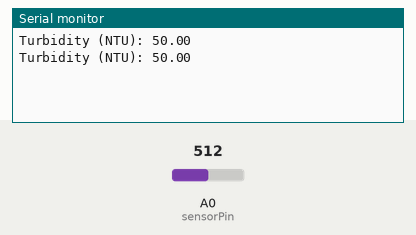
This sketch was run on a simulated Arduino Uno, built with avr-gcc and run on an emulated ATmega328P. Parts: the last lines printed to the serial monitor. Inputs (shaded band) come from the test bench; at power-on: A0 (sensorPin) = 512.

Above: at 1.8 s.
1.9 s: A0 (sensorPin) set to 716
At 2.5 s:
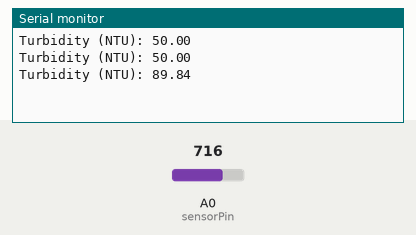
3.4 s: A0 (sensorPin) set to 900
At 4.8 s:
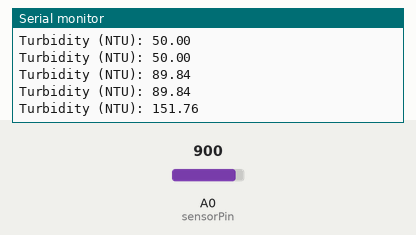
Timing chart, 0 to 6.4 s (numbered marks = the images above; inputs shaded):
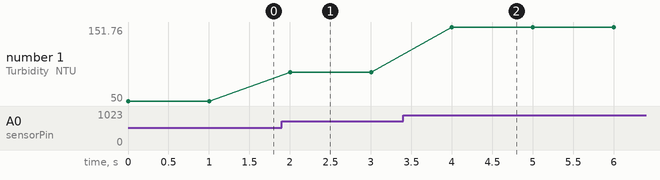

The sketch:

turbidity_sensor_test1.ino
```cpp
    /*
  modified on Sep 28, 2020
  Modified by MohammedDamirchi from Arduino Examples
  Home
*/


// the setup routine runs once when you press reset:
// void setup() {
//   // initialize serial communication at 9600 bits per second:
//   Serial.begin(9600);
// }

// // the loop routine runs over and over again forever:
// void loop() {
//   // read the input on analog pin 0:
//   int sensorValue = analogRead(A0);
//   // print out the value you read:
//   Serial.println(sensorValue);
//   delay(800);
//   }

const int sensorPin = A0;  // Analog pin connected to the turbidity sensor

// Calibration data points (customize based on your own calibration data)
const int numDataPoints = 5;
const int sensorReadings[numDataPoints] = {0, 256, 512, 768, 1023};
const float ntuValues[numDataPoints] = {0.0, 10.0, 50.0, 100.0, 200.0};

void setup() {
  Serial.begin(9600);  // Initialize serial communication
}

void loop() {
  // Read the analog value from the turbidity sensor
  int sensorValue = analogRead(sensorPin);

  // Convert the sensor reading to NTU
  float ntu = convertToNTU(sensorValue);

  // Print the turbidity value in NTU
  Serial.println("Turbidity (NTU): "+String(ntu));
  //Serial.println(ntu);

  delay(1000);  // Wait for 1 second before taking the next reading
}

// Function to convert sensor reading to NTU using linear interpolation
float convertToNTU(int sensorReading) {
  if (sensorReading <= sensorReadings[0])
    return ntuValues[0];
  else if (sensorReading >= sensorReadings[numDataPoints - 1])
    return ntuValues[numDataPoints - 1];

  // Perform linear interpolation
  for (int i = 0; i < numDataPoints - 1; i++) {
    if (sensorReading >= sensorReadings[i] && sensorReading <= sensorReadings[i + 1]) {
      float slope = (ntuValues[i + 1] - ntuValues[i]) / (sensorReadings[i + 1] - sensorReadings[i]);
      float ntu = ntuValues[i] + slope * (sensorReading - sensorReadings[i]);
      return ntu;
    }
  }

  return 0.0;  // Default value if interpolation fails
}
```

Measured:
- after the input at 1.9 s, the serial monitor: prints a new line after 0.10 s (image 1)
- after the input at 3.4 s, the serial monitor: prints a new line after 0.60 s (image 2)
- plotted number 1: 50 → 89.84 after the input at 1.9 s, 89.84 → 151.76 after the input at 3.4 s
